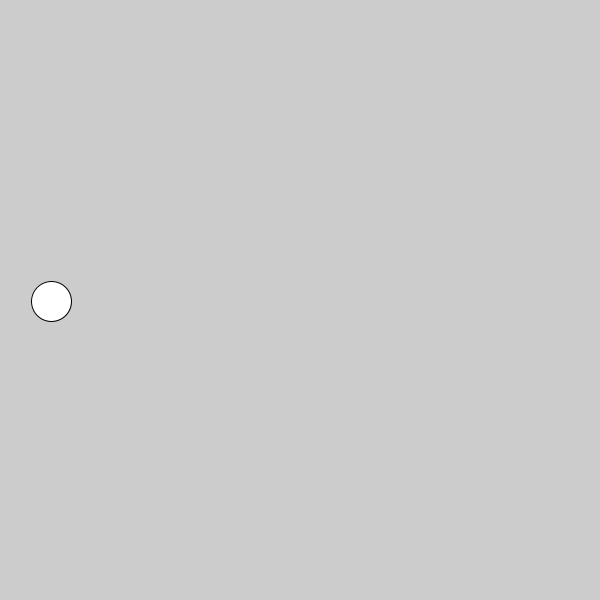
Frame 1 (no input)
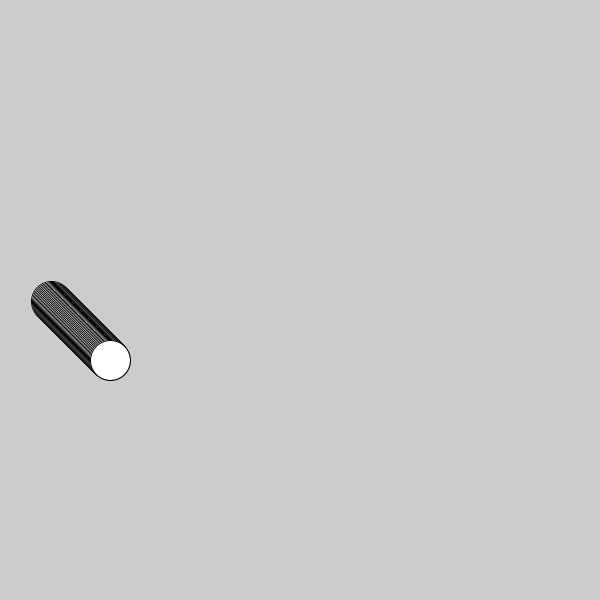
Frame 60 (the mouse pressed at the canvas centre just before this capture)
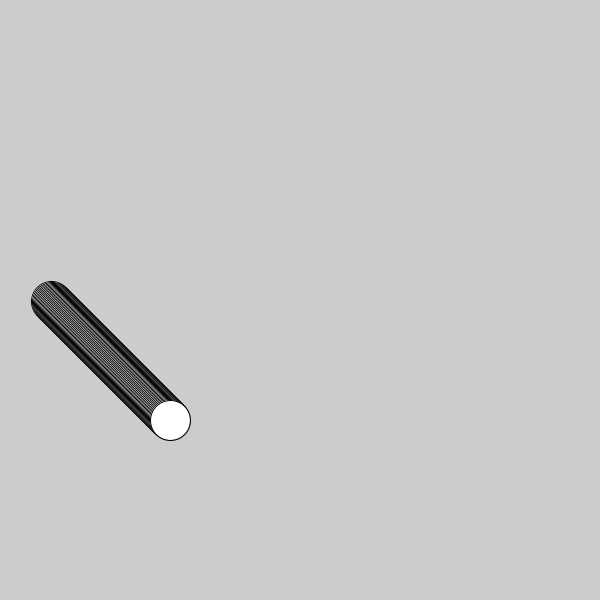
Frame 120 (the mouse held since frame 60 and released just before this capture)

The Processing sketch that drew these frames (run headless with seeded random() and noise(); from frame 60 on, the mouse is pressed at the canvas centre):

// Processing sketch: processing_40872
// ── processing_40872.pde

int directionx;
int x;
int directiony;
int y;

void setup (){
   size(600,600);
    x = 50;
directionx= 1;
  y=300;
  directiony=1;
}

void draw(){
  x += directionx;
  y += directiony;
  ellipse(x,y,40,40);
if(y>580){
  directionx= 1;
  directiony= -1;}
if(x>580){
  directionx = -1;
  directiony = -1;}
if(y<20){
  directionx = -1;
  directiony = 1;}
if(x<30){
  directionx= 1;
  directiony= 1;} 
}  
